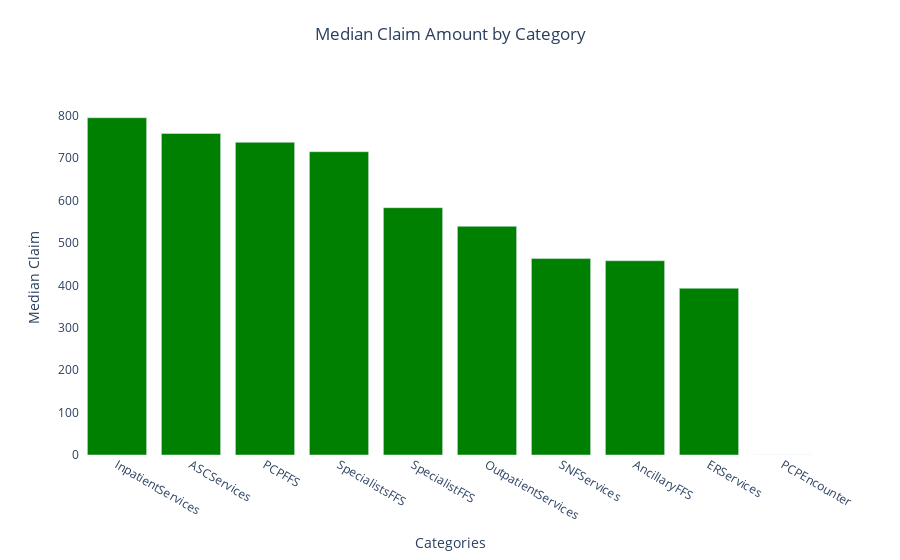

This figure's notebook cell:
### Code cell
# Define the data
df_avg_sorted = df_avg[['service_category', 'median_paid_amount']].sort_values(by = 'median_paid_amount', ascending = False)
categories = df_avg_sorted['service_category']
means = df_avg_sorted['median_paid_amount']

# Create the bar chart
fig = go.Figure(data=go.Bar(x=categories, y=means))

# Update the color of the bars
fig.update_traces(marker_color='green')  # Set the color to blue

# Update the layout
fig.update_layout(
    title='Median Claim Amount by Category',
    title_x=0.5,  # Set the title x position to the center of the chart
    title_y=0.95,  # Set the title y position slightly below the top
    xaxis_title='Categories',
    yaxis_title='Median Claim',
    showlegend=False,
    plot_bgcolor='rgb(255, 255, 255)',  # Set the background color of the plot
    barmode='group',  # Set the mode of the bars (grouped)
)

# Show the chart
fig.show()

### Figure 1 — Plotly figure (JSON) as saved in the notebook; plotly's stock layout.template omitted (floating-point values rounded to 4 significant figures)
{"data": [{"marker": {"color": "green"}, "type": "bar", "x": ["InpatientServices", "ASCServices", "PCPFFS", "SpecialistsFFS", "SpecialistFFS", "OutpatientServices", "SNFServices", "AncillaryFFS", "ERServices", "PCPEncounter"], "y": [795, 758, 737, 715, 583, 539, 463, 458, 393, 0]}], "layout": {"barmode": "group", "plot_bgcolor": "rgb(255, 255, 255)", "showlegend": false, "title": {"text": "Median Claim Amount by Category", "x": 0.5, "y": 0.95}, "xaxis": {"title": {"text": "Categories"}}, "yaxis": {"title": {"text": "Median Claim"}}}}
